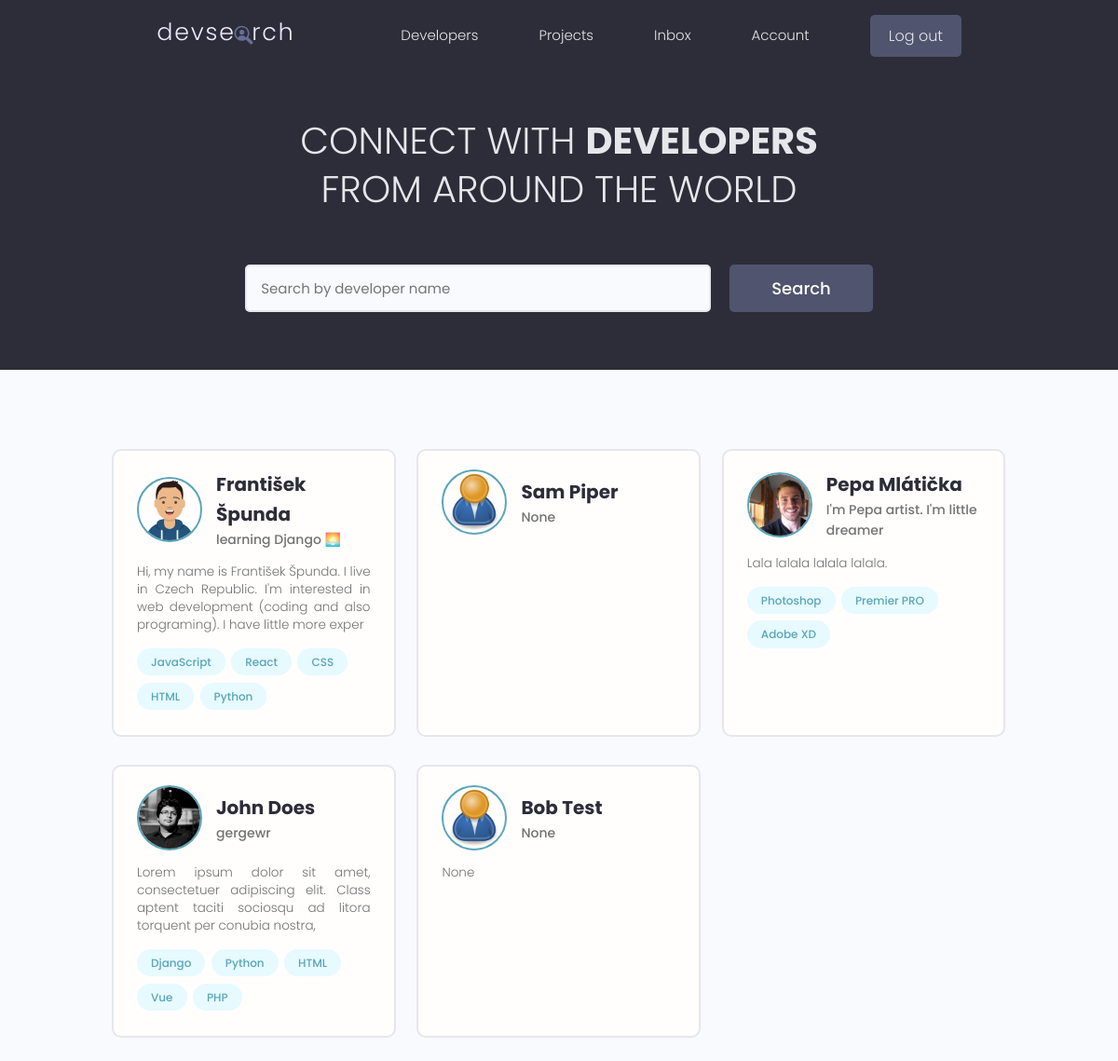
The app's page / (signed in) with its own data.
### users/models.py (models this page shows, shortened)
class Profile(models.Model):
    user = models.OneToOneField(User, on_delete=models.CASCADE, null=True, blank=True)
    username = models.CharField(max_length=200, blank=True, null=True)
    location = models.CharField(max_length=200, blank=True, null=True)
    name = models.CharField(max_length=200, blank=True, null=True)
    email = models.EmailField(max_length=500, blank=True, null=True)
    short_intro = models.CharField(max_length=200, blank=True, null=True)
    bio = models.TextField(blank=True, null=True)
    profile_image = models.ImageField(null=True, blank=True, upload_to='profiles/', default='profiles/user-default.png')
    social_github = models.CharField(max_length=200, blank=True, null=True)
    social_twitter = models.CharField(max_length=200, blank=True, null=True)
    social_linkedin = models.CharField(max_length=200, blank=True, null=True)
    social_youtube = models.CharField(max_length=200, blank=True, null=True)
    social_website = models.CharField(max_length=200, blank=True, null=True)
    created = models.DateTimeField(auto_now_add=True)
    id = models.UUIDField(default=uuid.uuid4, unique=True, primary_key=True, editable=False)

class Skill(models.Model):
    owner = models.ForeignKey(Profile, on_delete=models.CASCADE, null=True, blank=True)
    name = models.CharField(max_length=200, blank=True, null=True)
    description = models.TextField(null=True, blank=True)
    created = models.DateTimeField(auto_now_add=True)
    id = models.UUIDField(default=uuid.uuid4, unique=True, primary_key=True, editable=False)

### users/views.py (the view)
# urls.py: path('', views.profiles, name="profiles"),
def profiles(request):
    profiles,search_query = searchProfiles(request)
    custom_range, profiles = paginateBlocks(request, profiles, 6);
    context = {'profiles': profiles, 'search_query': search_query, 'custom_range': custom_range}
    return render(request, 'users/profiles.html', context)

### devsearch/utils.py (called while the page is built)
def paginateBlocks(request, query_block, results):
    page = request.GET.get('page')
    paginator = Paginator(query_block, results)
    try:
        query_block = paginator.page(page)
    except PageNotAnInteger:
        page = 1
        query_block = paginator.page(page)
    except EmptyPage:
        page = paginator.num_pages
        query_block = paginator.page(page)
    left_index = (int(page) - 3)
    right_index = (int(page) + 4)
    if left_index < 1:
        right_index -= left_index - 1
    if right_index > paginator.num_pages:
        left_index -= right_index - paginator.num_pages - 1
        right_index = paginator.num_pages + 1
    if left_index < 1:
        left_index = 1
    custom_range = range(left_index, right_index)
    return custom_range, query_block

### users/utils.py (called while the page is built)
def searchProfiles(request):
    search_query = ''
    if request.GET.get('search_query'):
        search_query = request.GET.get('search_query')
    skills = Skill.objects.filter(name__icontains=search_query)
    profiles = Profile.objects.distinct().filter(Q(name__icontains=search_query) | Q(short_intro__icontains=search_query) | Q(skill__in=skills))
    return profiles, search_query

### users/templates/users/profiles.html (shortened to what this page needs)
{% extends 'main.html' %}
{% block content %}
<main class="home">
  <section class="hero-section text-center">
    <div class="container container--narrow">
      <div class="hero-section__box">
        <h2>CONNECT WITH <span>DEVELOPERS</span></h2>
        <h2>FROM AROUND THE WORLD</h2>
      </div>
      <div class="hero-section__search">
        <form class="form" action="{% url 'profiles' %}" method="get" id="searchForm">
          <div class="form__field">
            <input class="input input--text" id="formInput#search" type="text" name="search_query" value="{{ search_query }}"
              placeholder="Search by developer name" />
          </div>
          <input class="btn btn--sub btn--lg" type="submit" value="Search" />
        </form>
      </div>
    </div>
  </section>
  <section class="devlist">
    <div class="container">
      <div class="grid grid--three">
        {% for profile in profiles %}
        <div class="column card">
          <div class="dev">
            <a href="{% url 'user-profile' profile.id %}" class="card__body">
              <div class="dev__profile">
                <img class="avatar avatar--md" src="{{profile.profile_image.url}}" alt="image" />
                <div class="dev__meta">
                  <h3>{{profile.name}}</h3>
                  <h5>{{profile.short_intro|slice:'60'}}</h5>
                </div>
              </div>
              <p class="dev__info">{{profile.bio|slice:'150'}}</p>
              <div class="dev__skills">
                {% for skill in profile.skill_set.all|slice:'5' %}
                <span class="tag tag--pill tag--main">
                  <small>{{skill.name}}</small>
                </span>
                {% endfor %}
              </div>
            </a>
          </div>
        </div>
        {% endfor %}
      </div>
    </div>
  </section>
</main>
{% endblock content %}

### static/styles/app.css (style rules this page uses)
:root { --color-sub: #2d2d39; }
.btn--sub { background-color: var(--color-sub-light); }
.card { border: 2px solid var(--color-light); }
img { width: 100%; }
.hero-section { height: 40vh; display: flex; align-items: center; background-color: var(--color-sub); }
.hero-section__box { margin-bottom: 4rem; }
.hero-section__box > h2, .hero-section__box > h2 > span { font-size: 4rem; color: var(--color-light); line-height: 1.3; text-transform: uppercase; }
.hero-section__box > h2 { font-weight: 300; }
.hero-section__box > h2 > span { font-weight: 700; }
.hero-section__search > .form { display: flex; align-items: center; justify-content: center; gap: 2rem; }
.hero-section__search > .form input.input--text { width: 50rem; }
.devlist { margin-top: 8rem; }
.devlist .grid { align-items: stretch; }
.devlist .dev .dev__profile { display: flex; align-items: center; gap: 1.5rem; }
.devlist .dev .dev__meta h3 { color: var(--color-sub); font-size: 2rem; font-weight: 700; }
.devlist .dev .dev__meta h5 { color: var(--color-text); font-size: 1.4rem; font-weight: 500; }
.devlist .dev .dev__info { margin: 1.5rem 0; font-size: 1.35rem; line-height: 1.4; text-align: justify; }

### static/uikit/styles/modules/_variables.css (style rules this page uses)
:root { --color-main: #5aa5b9; --color-main-light: #e6faff; --color-sub: #3f4156; --color-sub-light: #51546e; --color-sub-lighter: #ededfd; --color-text: #737373; --color-gray: #8b8b8b; --color-light: #e5e7eb; --color-light-gray: #767676; --color-bg: #f8fafd; --color-white: #fffefd; --color-white-light: #f3f3f3; --color-success: #359e64; --color-success-bg: #def8e8; --color-error: #fc4b0b; --color-error-bg: #fff2ee; --font-base: 'Poppins', arial, helvetica, 'Segoe UI', roboto, ubuntu, sans-serif; --font-monospace: 'Fira Code', 'Courier New', courier, monospace; --font-regular: 300; --font-medium: 500; --font-bold: 700; --generic-shadow: 1px 1px 5px #00000010; --generic-transition: all 0.3s ease-in-out; }

### static/uikit/styles/modules/_base.css (style rules this page uses)
* { margin: 0; padding: 0; box-sizing: border-box; text-rendering: optimizeLegibility; color: inherit; font-size: inherit; }
html { font-size: 50%; }
@media only screen and (min-width: 480px) { html { font-size: 56.25%; } }
@media only screen and (min-width: 1200px) { html { font-size: 62.5%; } }
body { line-height: 1.6; font-weight: 400; font-size: 1.5rem; color: var(--color-text); background-color: var(--color-bg); min-height: 100vh; }

### static/uikit/styles/modules/_typography.css (style rules this page uses)
* { font-family: var(--font-base); }
h2 { font-size: 3.6rem; font-weight: var(--font-bold); }
h3 { font-size: 3.2rem; font-weight: var(--font-medium); }
h5 { font-size: 2.4rem; font-weight: var(--font-medium); }
h5, h6 { font-weight: var(--font-regular); }
p, span, strong { font-size: 1.6rem; color: var(--color-text); font-weight: var(--font-regular); }
a { padding-bottom: 2px; text-decoration: none; display: inline-block; color: var(--color-main); font-weight: var(--font-medium); }

### static/uikit/styles/modules/_utilities.css (style rules this page uses)
.container { width: 92%; max-width: 165rem; margin: 0 auto; box-sizing: border-box; }
.container--narrow { width: 92%; max-width: 120rem; }
@media screen and (min-width: 1000px) { .container { width: 90%; } }
@media screen and (min-width: 1000px) { .container--narrow { width: 85%; } }
@media screen and (min-width: 1200px) { .container { width: 80%; } }
@media screen and (min-width: 1200px) { .container--narrow { width: 72%; } }
.text-center { text-align: center; }

### static/uikit/styles/modules/_avatar.css (style rules this page uses)
.avatar { border-radius: 50%; border: 2px solid var(--color-main); object-fit: cover; }
.avatar--md { height: 7rem; width: 7rem; }

### static/uikit/styles/modules/_button.css (style rules this page uses)
.btn { display: inline-block; position: relative; cursor: pointer; background-color: var(--color-light); font-weight: var(--font-medium); color: var(--color-sub); text-decoration: none; padding: 1rem 2rem; border-radius: 0.5rem; border: none; width: -webkit-fit-content; width: -moz-fit-content; width: fit-content; height: -webkit-fit-content; height: -moz-fit-content; height: fit-content; font-size: 1.6rem; outline-width: 0; outline-color: transparent; -webkit-backface-visibility: hidden; backface-visibility: hidden; transition: all 0.3s ease-in-out; }
.btn--sub { background-color: var(--color-sub); color: var(--color-white); }
.btn--lg { font-size: 1.8rem; padding: 1.2rem 4.5rem; }

### static/uikit/styles/modules/_card.css (style rules this page uses)
.card { border-radius: 1rem; background-color: var(--color-white); border: 1.5px solid var(--color-light); width: auto; height: auto; margin-top: 0.5rem; margin-bottom: 0.5rem; overflow: hidden; }
.card__body, .card__header { padding: 2rem 2.5rem; }

### records on screen
Profile: profile_image (picture), name "František Špunda", short_intro "learning Django 🌅", bio "Hi, my name is František Špunda. I live in Czech Republic. I'm interested in web development (coding and also programing). I have little more exper"
Skill: name "JavaScript"
Skill: name "React"
Skill: name "CSS"
Skill: name "HTML"
Skill: name "Python"
Profile: profile_image (placeholder picture), name "Sam Piper", short_intro "None"
Profile: profile_image (picture), name "Pepa Mlátička", short_intro "I'm Pepa artist. I'm little dreamer", bio "Lala lalala lalala lalala."
Skill: name "Photoshop"
Skill: name "Premier PRO"
Skill: name "Adobe XD"
Profile: profile_image (picture), name "John Does", short_intro "gergewr", bio "Lorem ipsum dolor sit amet, consectetuer adipiscing elit. Class aptent taciti sociosqu ad litora torquent per conubia nostra,"
Skill: name "Django"
Skill: name "Python"
Skill: name "HTML"
Skill: name "Vue"
Skill: name "PHP"
Profile: profile_image (placeholder picture), name "Bob Test", short_intro "None", bio "None"
